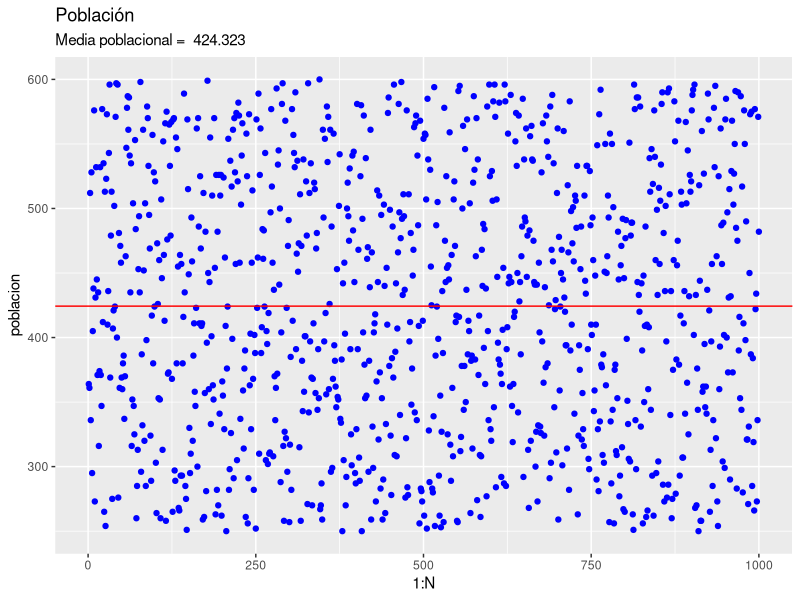

Recreate this plot in R.
## ---- chunk 1
library(ggplot2)

## ---- chunk 2
set.seed(022022) 
## ---- chunk 3
poblacion <- sample(x = 250:600, 
                    size = 1000, 
                    replace = TRUE)   # Sacar una muestra
poblacion

## ---- chunk 4
N <- length(poblacion)
N

## ---- chunk 5
n <- N * 0.10 
muestra <- sample(x = poblacion, size = n, replace = FALSE)
muestra

## ---- chunk 6
media.p <- mean(poblacion)
media.p

## ---- chunk 7
media.m <- mean(muestra)
media.m


## ---- chunk 8
str(poblacion)
str(muestra)

## ---- chunk 9
summary(poblacion)
summary(muestra)

## ---- chunk 10
ggplot()+
  geom_point(aes(x = 1:N, y = poblacion), col= 'blue') + 
  geom_hline(yintercept = media.p, col='red') +
  ggtitle(label = "Población", subtitle = paste("Media poblacional = ", media.p))

